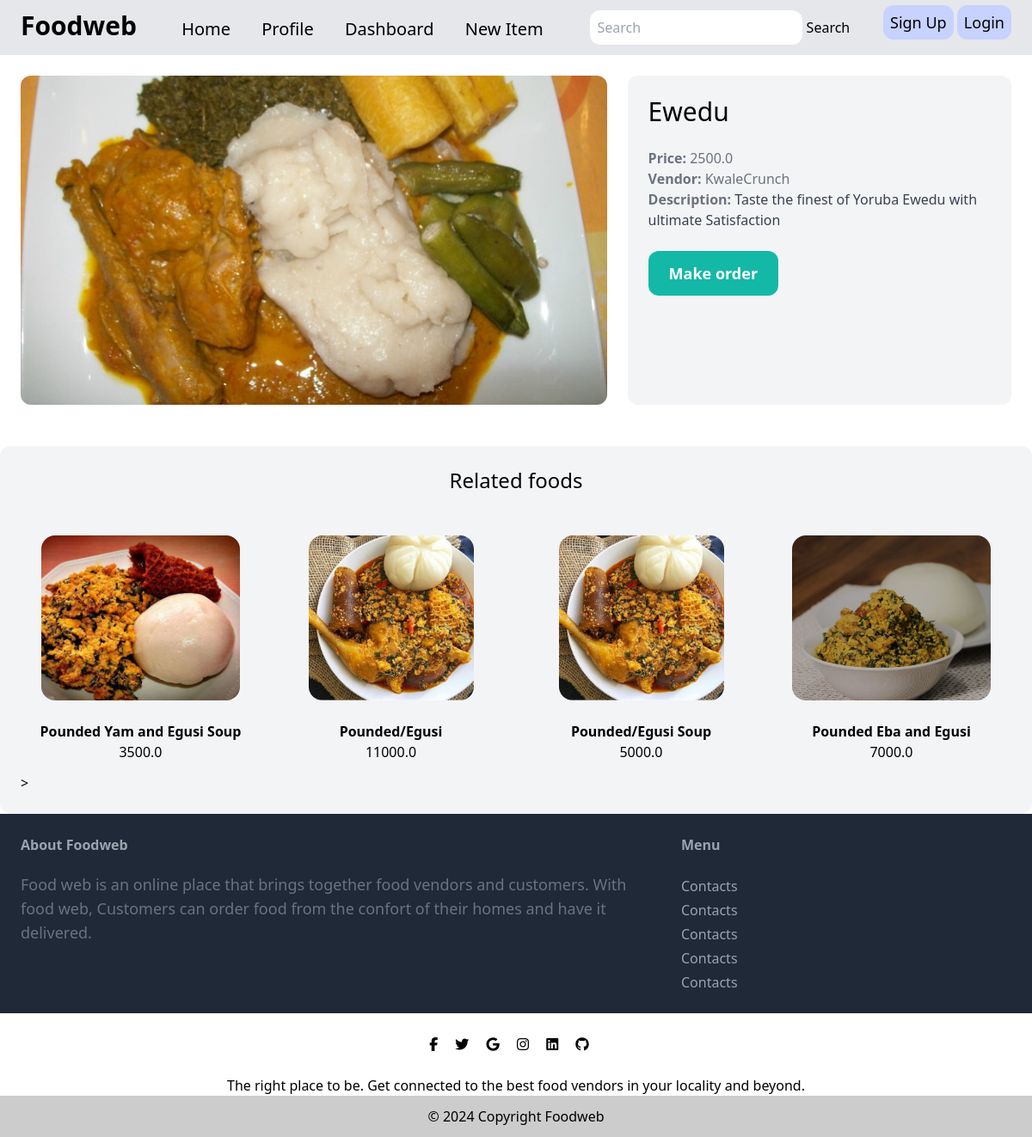
Screenshot of /3/ with the database file from the repository.
### foods/models.py (models this page shows, shortened)
class Food(models.Model):
    category = models.ForeignKey(Category, related_name="foods", on_delete=models.CASCADE )
    name = models.CharField(max_length=50)
    description = models.TextField(blank=True, null=True)
    price = models.FloatField()
    image = models.ImageField(upload_to="food_images", blank=True, null=True)
    is_sold = models.BooleanField(default=False)
    created_by = models.ForeignKey(User, related_name="foods", on_delete=models.CASCADE)
    created_at = models.DateTimeField(auto_now_add=True)

### foods/views.py (the view)
# urls.py: path('<int:food_id>/', views.get_details, name='details' ),
def get_details (request, food_id):
    food = get_object_or_404(Food, pk = food_id)
    related_foods = Food.objects.filter(category = food.category, is_sold = False).exclude(pk = food.id)[0:4]
    return render(request, 'details.html', {
        'food': food,
        'related_foods': related_foods
    })

### foods/templates/details.html (shortened to what this page needs)
{% extends 'base.html' %}
{% block content %}
  <div class="grid grid-cols-5 gap-6 p-6">
    <div class="col-span-3">
        <img src="{{ food.image.url }}" alt="" class="rounded-xl w-full object-contain max-w-fit">
    </div>
    <div class="col-span-2 p-6 bg-gray-100 rounded-xl">
        <h1 class="mb-6 text-3xl ">{{food.name}}</h1>
        <p class="text-gray-500"><strong>Price: </strong>{{food.price}}</p>
        <p class="text-gray-500"><strong>Vendor: </strong>{{food.created_by}}</p>
        {% if food.description %}
            <p class="text-gray-700">
                <strong class="text-gray-500">Description: </strong>
                {{food.description}}
            </p>
        {% endif %}
        <a href="#" class="inline-block mt-6 px-6 py-3 text-lg font-semibold bg-teal-500 text-white rounded-xl hover:bg-teal-700">Make order</a>
    </div>
  </div>
  <div class="mt-6 px-6 py-6 bg-gray-100 rounded-xl">
    <h1 class="mb-6 text-2xl text-center">Related foods</h1>
    <div class="grid grid-cols-4 gap-3">
        {% for food in related_foods %}
           {% include 'foodcard.html' %}
        {% endfor %}
        >
    </div>
  </div>
{% endblock %}

### foods/templates/foodcard.html
<a href="{% url 'food:details' food.id %}" class="">
  <div class=" col-span-1 grid justify-items-center  ">
    {% if food.image.url %}
      <div class="m-6  justify-self-center ">
        <img src="{{ food.image.url }}" class="h-48 rounded-2xl w-full max-w-fit object-cover" alt="...">
      </div>
    {% endif %}
      <div class="">
        <h5 class="font-semibold text-center">{{ food.name }}</h5>
        <h4 class="font-medium text-center">{{ food.price }}</h6>
      </div>
  </div>
</a>

### static/src/styles.css (style rules this page uses)
html, :host { line-height: 1.5; -webkit-text-size-adjust: 100%; -moz-tab-size: 4; -o-tab-size: 4; tab-size: 4; font-family: ui-sans-serif, system-ui, sans-serif, "Apple Color Emoji", "Segoe UI Emoji", "Segoe UI Symbol", "Noto Color Emoji"; font-feature-settings: normal; font-variation-settings: normal; -webkit-tap-highlight-color: transparent; }
body { margin: 0; line-height: inherit; }
h1, h2, h3, h4, h5, h6 { font-size: inherit; font-weight: inherit; }
a { color: inherit; text-decoration: inherit; }
b, strong { font-weight: bolder; }
blockquote, dl, dd, h1, h2, h3, h4, h5, h6, hr, figure, p, pre { margin: 0; }
img, svg, video, canvas, audio, iframe, embed, object { display: block; vertical-align: middle; }
img, video { max-width: 100%; height: auto; }
.col-span-1 { grid-column: span 1 / span 1; }
.col-span-2 { grid-column: span 2 / span 2; }
.col-span-3 { grid-column: span 3 / span 3; }
.m-6 { margin: 1.5rem; }
.mb-6 { margin-bottom: 1.5rem; }
.mt-6 { margin-top: 1.5rem; }
.inline-block { display: inline-block; }
.grid { display: grid; }
.h-48 { height: 12rem; }
.w-full { width: 100%; }
.max-w-fit { max-width: -moz-fit-content; max-width: fit-content; }
.grid-cols-4 { grid-template-columns: repeat(4, minmax(0, 1fr)); }
.grid-cols-5 { grid-template-columns: repeat(5, minmax(0, 1fr)); }
.justify-items-center { justify-items: center; }
.gap-3 { gap: 0.75rem; }
.gap-6 { gap: 1.5rem; }
.justify-self-center { justify-self: center; }
.rounded-2xl { border-radius: 1rem; }
.rounded-xl { border-radius: 0.75rem; }
.bg-gray-100 { --tw-bg-opacity: 1; background-color: rgb(243 244 246 / var(--tw-bg-opacity)); }
.bg-teal-500 { --tw-bg-opacity: 1; background-color: rgb(20 184 166 / var(--tw-bg-opacity)); }
.object-contain { -o-object-fit: contain; object-fit: contain; }
.object-cover { -o-object-fit: cover; object-fit: cover; }
.p-6 { padding: 1.5rem; }
.px-6 { padding-left: 1.5rem; padding-right: 1.5rem; }
.py-3 { padding-top: 0.75rem; padding-bottom: 0.75rem; }
.py-6 { padding-top: 1.5rem; padding-bottom: 1.5rem; }
.text-center { text-align: center; }
.text-2xl { font-size: 1.5rem; line-height: 2rem; }
.text-3xl { font-size: 1.875rem; line-height: 2.25rem; }
.text-lg { font-size: 1.125rem; line-height: 1.75rem; }
.font-medium { font-weight: 500; }
.font-semibold { font-weight: 600; }
.text-gray-500 { --tw-text-opacity: 1; color: rgb(107 114 128 / var(--tw-text-opacity)); }
.text-gray-700 { --tw-text-opacity: 1; color: rgb(55 65 81 / var(--tw-text-opacity)); }
.text-white { --tw-text-opacity: 1; color: rgb(255 255 255 / var(--tw-text-opacity)); }

### rows the page displays
Food: image (picture), name "Ewedu", price "2500.0", created_by "KwaleCrunch", description "Taste the finest of Yoruba Ewedu with ultimate Satisfaction"
Food: image (picture), name "Pounded Yam and Egusi Soup", price "3500.0"
Food: image (picture), name "Pounded/Egusi", price "11000.0"
Food: image (picture), name "Pounded/Egusi Soup", price "5000.0"
Food: image (picture), name "Pounded Eba and Egusi", price "7000.0"
